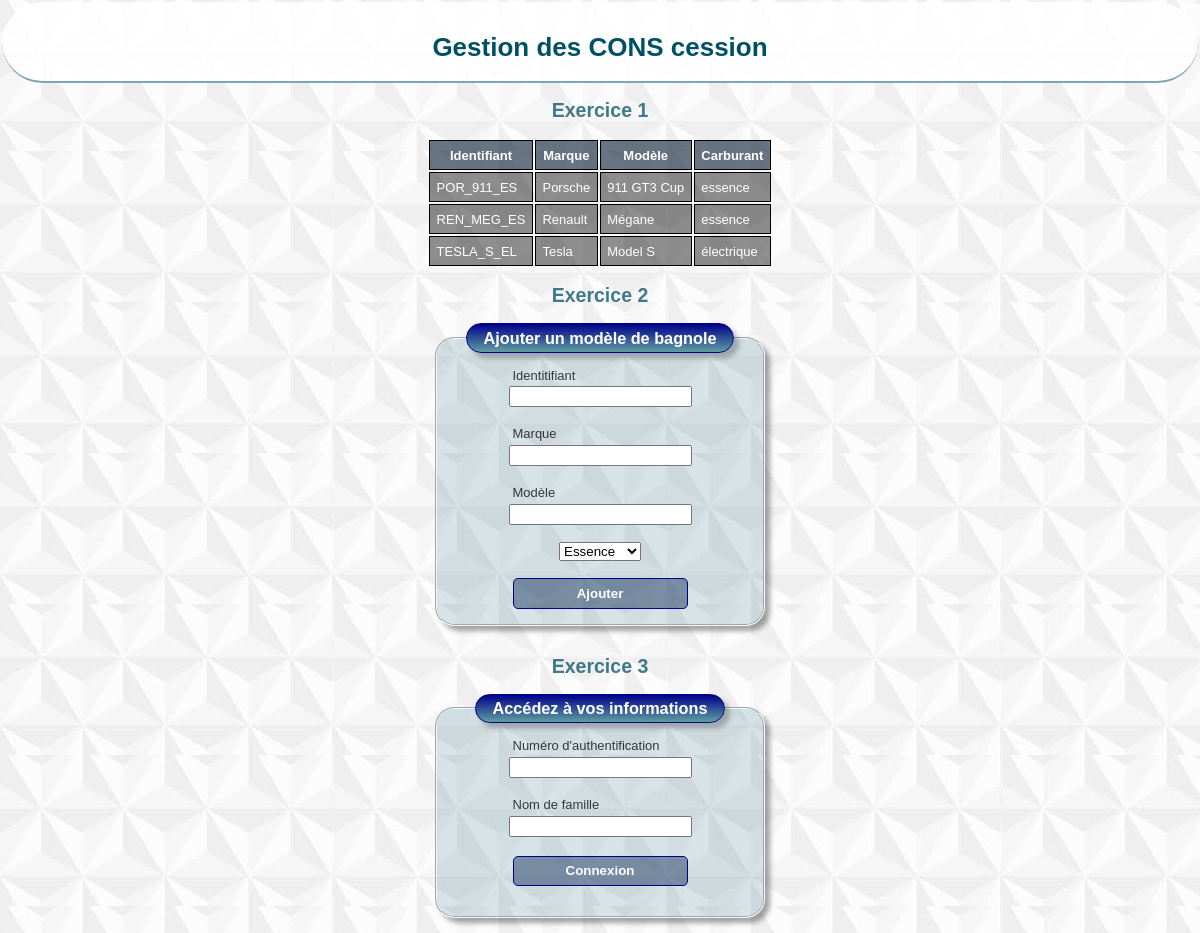
The app's page /Module5/TP/insertion.php with its own data.
### tables this page shows
CREATE TABLE modeles
(
    id_modele varchar(10),
    marque    varchar(255) not null,
    modele    varchar(255) not null,
    carburant varchar(10)  not null
);

### Module5/TP/Connexion.class.php (called while the page is built, shortened)
<?php
class Connexion extends PDO
{
    private static $_instance = false;
    private static $dsn = 'mysql:host=localhost;dbname=tp';
    private static $id = 'root';
    private static $pass = 'Passw0rd';
    public static function connexion()
    {
        if (!self::$_instance) {
            try {
                self::$_instance = new PDO(self::$dsn, self::$id, self::$pass);
                return self::$_instance;
            } catch (PDOException $e) {
                echo $e->getMessage();
            }
        }
        return self::$_instance;
    }
}

### Module5/TP/insertion.php (the view, shortened to what this page needs)
<?php
require_once 'Connexion.class.php';
?>
<!doctype html>
<html lang="fr">
<head>
    <link rel="stylesheet" href="css\style.css">
</head>
<body>
<div class="titre">
    <h1>Gestion des CONS cession</h1>
</div>
<h2>Exercice 1</h2>
<table>
    <?php
    $query = 'SELECT id_modele, marque, modele, carburant FROM modeles;';
    $cnx = new Connexion();
    $pstmt = $cnx->connexion()->prepare($query);
    $pstmt->execute();
    $resultat = $pstmt->fetchAll();
    echo '<tr class="btn">';
    echo '<td style="font-weight: bold">Identifiant</td>';
    echo '<td style="font-weight: bold">Marque</td>';
    echo '<td style="font-weight: bold">Modèle</td>';
    echo '<td style="font-weight: bold">Carburant</td>';
    echo '</tr>';
    foreach ($resultat as $item) {
        echo '<tr>';
        echo '<td>' . $item["id_modele"] . '</td>';
        echo '<td>' . $item["marque"] . '</td>';
        echo '<td>' . $item["modele"] . '</td>';
        echo '<td>' . $item["carburant"] . '</td>';
        echo '</tr>';
    }
    ?>
</table>
<h2>Exercice 2</h2>
<form action="" method="POST">
    <fieldset>
        <legend>Ajouter un modèle de bagnole</legend>
        <label for="identifiant">Identitifiant</label>
        <input type="text" name="identifiant" id="identifiant" required><br>
        <label for="marque">Marque</label>
        <input type="text" name="marque" id="marque" required><br>
        <label for="modele">Modèle</label>
        <input type="text" name="modele" id="modele" required><br>
        <select name="energie" id="energie" required>
            <?php
            $energie = ['Essence', 'Diesel', 'GPL', 'Électrique'];
            foreach ($energie as $item => $valeur) {
                echo '<option value="' . $valeur . '">' . $valeur . "</option>";
            }
            ?>
        </select><br>
        <input class="btn" type="submit" name="ajouter" value="Ajouter">
    </fieldset>
</form>
<h2>Exercice 3</h2>
<?php
(isset($_POST['usernumber'])) ? $usernumber = $_POST['usernumber'] : $usernumber = null;
(isset($_POST['lastname'])) ? $lastname = $_POST['lastname'] : $lastname = null;
?>
<form action="" method="POST">
    <fieldset>
        <legend>Accédez à vos informations</legend>
        <label for="usernumber">Numéro d'authentification</label>
        <input type="text" name="usernumber" id="usernumber"
               value="<?= ($usernumber != null) ? $usernumber : '' ?>"><br>
        <label for="lastname">Nom de famille</label>
        <input type="text" name="lastname" id="lastname"
               value="<?= ($lastname != null) ? $lastname : '' ?>"><br>
        <input class="btn" type="submit" name="connexion" value="Connexion"><br>
    </fieldset>
</form>
</body>
</html>

### Module5/TP/css/style.css (style rules this page uses)
body { display: flex; align-items: center; flex-direction: column; font-family: sans-serif; font-size: 13px; color: rgba(0, 0, 0, .75); }
.titre { background-color: rgba(255, 255, 255, 0.85); width: 100%; text-align: center; padding-top: 1em; border-bottom: .2em solid rgba(0, 80, 100, .5); border-radius: 15em; color: rgb(0, 80, 100); }
.btn { background-color: rgba(30, 60, 100, .5); border-radius: 5px; border-style: solid; border-color: darkblue; border-width: 1px; padding: .5em; color: white; font-weight: bold; text-align: center; width: 175px; }
label, input { width: 175px; }
body, label, input { margin: .15em; }
legend { font-size: 1.25em; background: linear-gradient(darkblue, cadetblue); color: white; border: 1px solid darkblue; box-shadow: 5px 5px 5px rgba(0, 0, 0, .25); border-radius: 15px; padding: .25em; padding-left: 1em; padding-right: 1em; }
fieldset { display: flex; justify-content: flex-start; flex-direction: column; align-items: center; width: 300px; border-radius: 1.5em; border-color: aliceblue; background-color: rgba(0, 80, 100, .15); box-shadow: 5px 5px 5px rgba(0, 0, 0, .35); margin-bottom: 1em; padding: 1em; }
h2 { color: rgba(0, 80, 100, .75); }
tr, td { border: solid black 1px; padding: .5em; background-color: rgba(0, 0, 0, .25); color: white; }
legend { text-align: center; font-weight: bold; }

### records on screen
modeles: id_modele "POR_911_ES", marque "Porsche", modele "911 GT3 Cup", carburant "essence"
modeles: id_modele "REN_MEG_ES", marque "Renault", modele "Mégane", carburant "essence"
modeles: id_modele "TESLA_S_EL", marque "Tesla", modele "Model S", carburant "électrique"

### other values on screen
form field energie "Essence"
